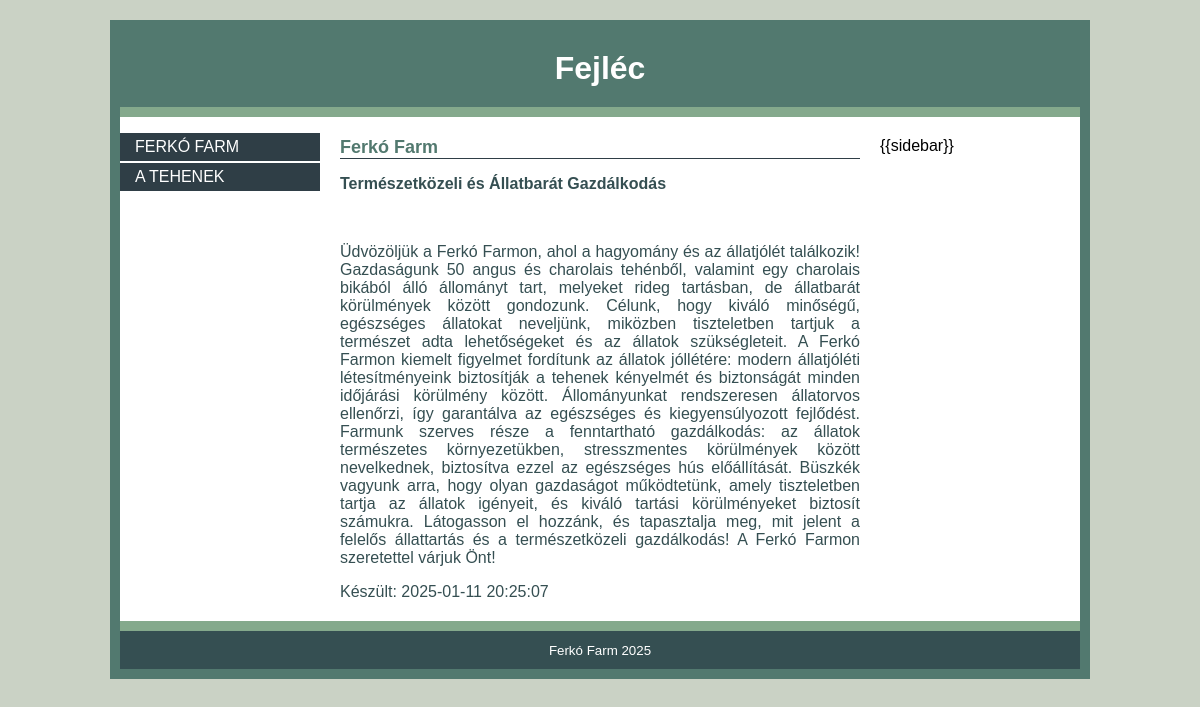
The page / on the database its author committed.
### tables this page shows
CREATE TABLE `cms_news` (
  `id` tinyint(3) UNSIGNED NOT NULL,
  `alias` varchar(32) DEFAULT NULL,
  `ordering` tinyint(3) UNSIGNED NOT NULL,
  `nav_name` varchar(32) NOT NULL,
  `content` text NOT NULL,
  `img` varchar(255) NOT NULL,
  `creation` datetime NOT NULL,
  `updating` datetime DEFAULT NULL,
  `description` text DEFAULT NULL,
  `keywords` text DEFAULT NULL,
  `states` tinyint(1) UNSIGNED NOT NULL DEFAULT 1
);

### index.php (the view)
<?php
require_once("connect.php");
function sanitize(string $data): string {
    return htmlspecialchars($data, ENT_QUOTES, 'UTF-8');
}
$sql = "SELECT id, alias, nav_name FROM cms_news WHERE states = 1 ORDER BY ordering ASC";
$result = mysqli_query($dbconn, $sql);
$menu = "<ul>\n";
while ($row = mysqli_fetch_assoc($result)) {
    $menu .= "<li><a href=\"./" . sanitize($row['alias']) . "\">" . sanitize($row['nav_name']) . "</a></li>\n";
}
$menu .= "</ul>\n";
$alias = isset($_GET['alias']) ? mysqli_real_escape_string($dbconn, $_GET['alias']) : "bemutatkozas";
$sql = "SELECT nav_name, content, creation, updating, description, keywords FROM cms_news WHERE alias = '$alias' LIMIT 1";
$result = mysqli_query($dbconn, $sql);
if (mysqli_num_rows($result) > 0) {
    $row = mysqli_fetch_assoc($result);
    $description = sanitize($row['description']);
    $keywords = sanitize($row['keywords']);
    $nav_name = sanitize($row['nav_name']);
    $content = $row['content'];
    $creation = sanitize($row['creation']);
} else {
    $description = "";
    $keywords = "";
    $nav_name = "Hiba";
    $content = "<p><em>A keresett oldal nem található...</em></p>";
    $creation = date("Y-m-d H:i:s");
}
$template = file_get_contents("template.html");
$template = str_replace("{{menu}}", $menu, $template);
$template = str_replace("{{nav_name}}", $nav_name, $template);
$template = str_replace("{{content}}", $content, $template);
$template = str_replace("{{creation}}", $creation, $template);
$template = str_replace("{{description}}", $description, $template);
$template = str_replace("{{keywords}}", $keywords, $template);
echo $template;

### css/style.css (style rules this page uses)
body { margin: 0; font-family: Arial; background-color: #cad2c5; }
#befoglalo { width: 960px; margin: 20px auto; border: solid 10px #52796f; background-color: #ffffff; }
#fejlec { text-align: center; background-color: #52796f; border-bottom: solid 10px #84a98c; }
#fejlec h1 { margin: 0; padding: 20px; color: #ffffff; }
#menu { float: left; width: 200px; text-transform: uppercase; }
#menu ul { padding: 0; }
#menu li { display: block; margin-bottom: 2px; list-style-type: none; }
#menu a { color: #ffffff; display: block; padding: 5px 15px; text-decoration: none; background-color: #2f3e46; }
#tartalom { min-height: 400px; margin: 20px 220px; }
#tartalom h2 { margin-top: 0; font-size: 18px; border-bottom: solid 1px #2f3e46; color: #52796f; }
#tartalom p { text-align: justify; color: #354f52; }
#oldalsav { float: right; width: 200px; margin-top: 20px; }
#lablec { clear: both; color: #ffffff; padding: 10px; text-align: center; background-color: #354f52; border-top: solid 10px #84a98c; }

### rows shown on the page
cms_news: template "Fejléc {{sidebar}} Ferkó Farm Természetközeli és Állatbarát Gazdálkodás Üdvözöljük a Ferkó Farmon, ahol a hagyomány és az állatjólét találkozik! Gazdaságunk 50 angus és charolais tehénből, valamint egy charolais bikából álló állományt tart, melyeket rideg tartásban, de állatbarát körülmények között gondozunk. Célunk, hogy kiváló minőségű, egészséges állatokat neveljünk, miközben tiszteletben tartjuk a természet adta lehetőségeket és az állatok szükségleteit. A Ferkó Farmon kiemelt figyelmet fordítunk az állatok jóllétére: modern állatjóléti létesítményeink biztosítják a tehenek kényelmét és biztonságát minden időjárási körülmény között. Állományunkat rendszeresen állatorvos ellenőrzi, így…", nav_name "FERKÓ FARM"
cms_news: nav_name "A TEHENEK"
